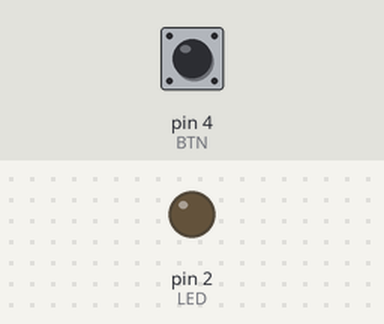
A sketch run on a simulated Arduino Uno, built with avr-gcc and run on an emulated ATmega328P. Parts: output pins drawn as LEDs (lit = HIGH). Inputs (shaded band) come from the test bench; at power-on: pin 4 (BTN) HIGH. Pins used as bus, display or sensor lines are not drawn.

Above: at 1.2 s.
1.3 s: pin 4 (BTN) pulled LOW for 0.15 s
At 1.42 s:
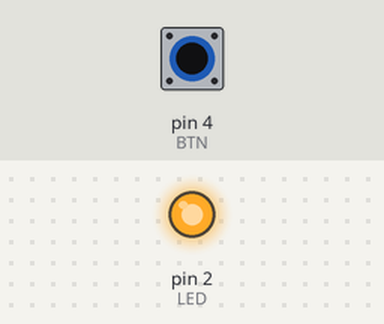
3.0 s: pin 4 (BTN) pulled LOW for 3.2 s
At 7.3 s:
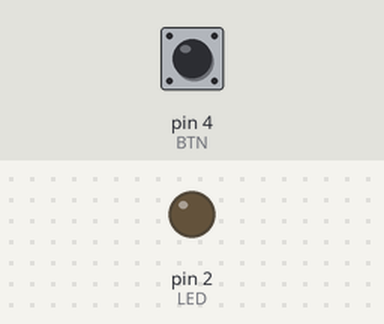
Timing chart, 0 to 8.8 s (numbered marks = the images above; inputs shaded):
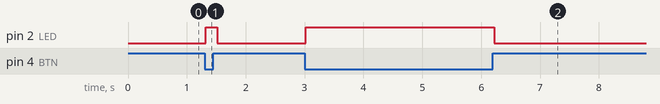

The sketch:

Button_Sender.ino
```cpp
const int BTN = 4;            // button between GPIO 4 and GND
const int KEY0 = 16;          // E160 K0
const int LED = 2;            // onboard LED, on while transmitting

const bool PULSE_MODE = true; // true: repeated presses, false: one long press
const unsigned long PRESS_MS = 150;  // K0 low time (manual: at least 100 ms)
const unsigned long GAP_MS = 50;     // K0 high time between pulses

void setup() {
  pinMode(BTN, INPUT_PULLUP);
  pinMode(KEY0, OUTPUT);
  digitalWrite(KEY0, HIGH);   // idle = not pressed
  pinMode(LED, OUTPUT);
}

void loop() {
  if (digitalRead(BTN) != LOW) return;
  delay(20);                              // debounce
  if (digitalRead(BTN) != LOW) return;

  digitalWrite(LED, HIGH);

  if (PULSE_MODE) {
    // Every pulse is a fresh "key press" for the E160, so you get
    // a new burst of frames every ~200 ms for as long as you hold the button.
    while (digitalRead(BTN) == LOW) {
      digitalWrite(KEY0, LOW);  delay(PRESS_MS);
      digitalWrite(KEY0, HIGH); delay(GAP_MS);
    }
  } else {
    // K0 stays low for the whole hold; the E160 repeats frames by itself.
    unsigned long start = millis();
    digitalWrite(KEY0, LOW);
    while (digitalRead(BTN) == LOW) delay(5);
    while (millis() - start < PRESS_MS) delay(5);  // enforce minimum hold
    digitalWrite(KEY0, HIGH);
  }

  digitalWrite(LED, LOW);
}
```

Measured:
- after the input at 1.3 s, pin 2 (LED): LOW → HIGH at once, → LOW 0.20 s later
- after the input at 3.0 s, pin 2 (LED): LOW → HIGH at once, → LOW 3.2 s later
